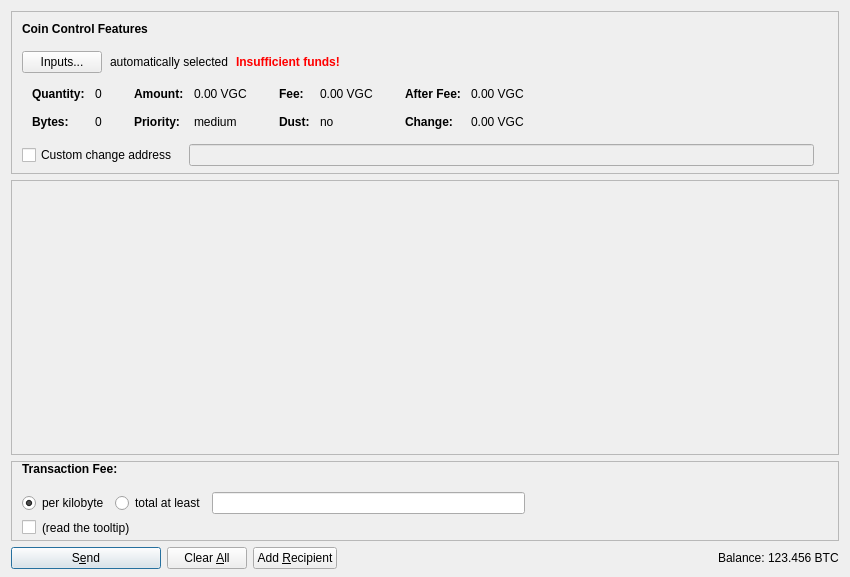
<?xml version="1.0" encoding="UTF-8"?>
<ui version="4.0">
 <class>SendCoinsDialog</class>
 <widget class="QDialog" name="SendCoinsDialog">
  <property name="geometry">
   <rect>
    <x>0</x>
    <y>0</y>
    <width>850</width>
    <height>577</height>
   </rect>
  </property>
  <property name="windowTitle">
   <string>Send Coins</string>
  </property>
  <layout class="QVBoxLayout" name="verticalLayout" stretch="0,1,0,0">
   <property name="bottomMargin">
    <number>8</number>
   </property>
   <item>
    <widget class="QFrame" name="frameCoinControl">
     <property name="sizePolicy">
      <sizepolicy hsizetype="Expanding" vsizetype="Expanding">
       <horstretch>0</horstretch>
       <verstretch>0</verstretch>
      </sizepolicy>
     </property>
     <property name="maximumSize">
      <size>
       <width>16777215</width>
       <height>16777215</height>
      </size>
     </property>
     <property name="frameShape">
      <enum>QFrame::StyledPanel</enum>
     </property>
     <property name="frameShadow">
      <enum>QFrame::Sunken</enum>
     </property>
     <layout class="QVBoxLayout" name="verticalLayoutCoinControl2">
      <property name="spacing">
       <number>0</number>
      </property>
      <property name="leftMargin">
       <number>0</number>
      </property>
      <property name="topMargin">
       <number>0</number>
      </property>
      <property name="rightMargin">
       <number>0</number>
      </property>
      <property name="bottomMargin">
       <number>6</number>
      </property>
      <item>
       <layout class="QVBoxLayout" name="verticalLayoutCoinControl" stretch="0,0,0,0,1">
        <property name="spacing">
         <number>0</number>
        </property>
        <property name="leftMargin">
         <number>10</number>
        </property>
        <property name="topMargin">
         <number>10</number>
        </property>
        <item>
         <layout class="QHBoxLayout" name="horizontalLayoutCoinControl1">
          <property name="bottomMargin">
           <number>15</number>
          </property>
          <item>
           <widget class="QLabel" name="labelCoinControlFeatures">
            <property name="sizePolicy">
             <sizepolicy hsizetype="Preferred" vsizetype="Maximum">
              <horstretch>0</horstretch>
              <verstretch>0</verstretch>
             </sizepolicy>
            </property>
            <property name="font">
             <font>
              <weight>75</weight>
              <bold>true</bold>
             </font>
            </property>
            <property name="styleSheet">
             <string notr="true">font-weight:bold;</string>
            </property>
            <property name="text">
             <string>Coin Control Features</string>
            </property>
           </widget>
          </item>
         </layout>
        </item>
        <item>
         <layout class="QHBoxLayout" name="horizontalLayoutCoinControl2" stretch="0,0,0,0">
          <property name="spacing">
           <number>8</number>
          </property>
          <property name="bottomMargin">
           <number>10</number>
          </property>
          <item>
           <widget class="QPushButton" name="pushButtonCoinControl">
            <property name="styleSheet">
             <string notr="true"/>
            </property>
            <property name="text">
             <string>Inputs...</string>
            </property>
            <property name="autoDefault">
             <bool>false</bool>
            </property>
           </widget>
          </item>
          <item>
           <widget class="QLabel" name="labelCoinControlAutomaticallySelected">
            <property name="text">
             <string>automatically selected</string>
            </property>
            <property name="margin">
             <number>5</number>
            </property>
           </widget>
          </item>
          <item>
           <widget class="QLabel" name="labelCoinControlInsuffFunds">
            <property name="font">
             <font>
              <weight>75</weight>
              <bold>true</bold>
             </font>
            </property>
            <property name="styleSheet">
             <string notr="true">color:red;font-weight:bold;</string>
            </property>
            <property name="text">
             <string>Insufficient funds!</string>
            </property>
            <property name="margin">
             <number>5</number>
            </property>
           </widget>
          </item>
          <item>
           <spacer name="horizontalSpacerCoinControl">
            <property name="orientation">
             <enum>Qt::Horizontal</enum>
            </property>
            <property name="sizeHint" stdset="0">
             <size>
              <width>40</width>
              <height>1</height>
             </size>
            </property>
           </spacer>
          </item>
         </layout>
        </item>
        <item>
         <widget class="QWidget" name="widgetCoinControl" native="true">
          <property name="sizePolicy">
           <sizepolicy hsizetype="Preferred" vsizetype="Preferred">
            <horstretch>0</horstretch>
            <verstretch>0</verstretch>
           </sizepolicy>
          </property>
          <property name="minimumSize">
           <size>
            <width>0</width>
            <height>0</height>
           </size>
          </property>
          <property name="styleSheet">
           <string notr="true"/>
          </property>
          <layout class="QHBoxLayout" name="horizontalLayoutCoinControl5">
           <property name="leftMargin">
            <number>0</number>
           </property>
           <property name="topMargin">
            <number>0</number>
           </property>
           <property name="rightMargin">
            <number>0</number>
           </property>
           <property name="bottomMargin">
            <number>0</number>
           </property>
           <item>
            <layout class="QHBoxLayout" name="horizontalLayoutCoinControl3" stretch="0,0,0,1">
             <property name="spacing">
              <number>20</number>
             </property>
             <property name="topMargin">
              <number>0</number>
             </property>
             <property name="bottomMargin">
              <number>10</number>
             </property>
             <item>
              <layout class="QFormLayout" name="formLayoutCoinControl1">
               <property name="horizontalSpacing">
                <number>10</number>
               </property>
               <property name="verticalSpacing">
                <number>14</number>
               </property>
               <property name="leftMargin">
                <number>10</number>
               </property>
               <property name="topMargin">
                <number>4</number>
               </property>
               <property name="rightMargin">
                <number>6</number>
               </property>
               <item row="0" column="0">
                <widget class="QLabel" name="labelCoinControlQuantityText">
                 <property name="font">
                  <font>
                   <weight>75</weight>
                   <bold>true</bold>
                  </font>
                 </property>
                 <property name="text">
                  <string>Quantity:</string>
                 </property>
                 <property name="margin">
                  <number>0</number>
                 </property>
                </widget>
               </item>
               <item row="0" column="1">
                <widget class="QLabel" name="labelCoinControlQuantity">
                 <property name="cursor">
                  <cursorShape>IBeamCursor</cursorShape>
                 </property>
                 <property name="contextMenuPolicy">
                  <enum>Qt::ActionsContextMenu</enum>
                 </property>
                 <property name="text">
                  <string notr="true">0</string>
                 </property>
                 <property name="margin">
                  <number>0</number>
                 </property>
                 <property name="textInteractionFlags">
                  <set>Qt::LinksAccessibleByMouse|Qt::TextSelectableByKeyboard|Qt::TextSelectableByMouse</set>
                 </property>
                </widget>
               </item>
               <item row="1" column="0">
                <widget class="QLabel" name="labelCoinControlBytesText">
                 <property name="font">
                  <font>
                   <weight>75</weight>
                   <bold>true</bold>
                  </font>
                 </property>
                 <property name="text">
                  <string>Bytes:</string>
                 </property>
                </widget>
               </item>
               <item row="1" column="1">
                <widget class="QLabel" name="labelCoinControlBytes">
                 <property name="cursor">
                  <cursorShape>IBeamCursor</cursorShape>
                 </property>
                 <property name="contextMenuPolicy">
                  <enum>Qt::ActionsContextMenu</enum>
                 </property>
                 <property name="text">
                  <string notr="true">0</string>
                 </property>
                 <property name="textInteractionFlags">
                  <set>Qt::LinksAccessibleByMouse|Qt::TextSelectableByKeyboard|Qt::TextSelectableByMouse</set>
                 </property>
                </widget>
               </item>
              </layout>
             </item>
             <item>
              <layout class="QFormLayout" name="formLayoutCoinControl2">
               <property name="horizontalSpacing">
                <number>10</number>
               </property>
               <property name="verticalSpacing">
                <number>14</number>
               </property>
               <property name="leftMargin">
                <number>6</number>
               </property>
               <property name="topMargin">
                <number>4</number>
               </property>
               <property name="rightMargin">
                <number>6</number>
               </property>
               <item row="0" column="0">
                <widget class="QLabel" name="labelCoinControlAmountText">
                 <property name="font">
                  <font>
                   <weight>75</weight>
                   <bold>true</bold>
                  </font>
                 </property>
                 <property name="text">
                  <string>Amount:</string>
                 </property>
                 <property name="margin">
                  <number>0</number>
                 </property>
                </widget>
               </item>
               <item row="0" column="1">
                <widget class="QLabel" name="labelCoinControlAmount">
                 <property name="cursor">
                  <cursorShape>IBeamCursor</cursorShape>
                 </property>
                 <property name="contextMenuPolicy">
                  <enum>Qt::ActionsContextMenu</enum>
                 </property>
                 <property name="text">
                  <string notr="true">0.00 VGC</string>
                 </property>
                 <property name="textInteractionFlags">
                  <set>Qt::LinksAccessibleByMouse|Qt::TextSelectableByKeyboard|Qt::TextSelectableByMouse</set>
                 </property>
                </widget>
               </item>
               <item row="1" column="0">
                <widget class="QLabel" name="labelCoinControlPriorityText">
                 <property name="font">
                  <font>
                   <weight>75</weight>
                   <bold>true</bold>
                  </font>
                 </property>
                 <property name="text">
                  <string>Priority:</string>
                 </property>
                </widget>
               </item>
               <item row="1" column="1">
                <widget class="QLabel" name="labelCoinControlPriority">
                 <property name="cursor">
                  <cursorShape>IBeamCursor</cursorShape>
                 </property>
                 <property name="contextMenuPolicy">
                  <enum>Qt::ActionsContextMenu</enum>
                 </property>
                 <property name="text">
                  <string notr="true">medium</string>
                 </property>
                 <property name="textInteractionFlags">
                  <set>Qt::LinksAccessibleByMouse|Qt::TextSelectableByKeyboard|Qt::TextSelectableByMouse</set>
                 </property>
                </widget>
               </item>
              </layout>
             </item>
             <item>
              <layout class="QFormLayout" name="formLayoutCoinControl3">
               <property name="horizontalSpacing">
                <number>10</number>
               </property>
               <property name="verticalSpacing">
                <number>14</number>
               </property>
               <property name="leftMargin">
                <number>6</number>
               </property>
               <property name="topMargin">
                <number>4</number>
               </property>
               <property name="rightMargin">
                <number>6</number>
               </property>
               <item row="0" column="0">
                <widget class="QLabel" name="labelCoinControlFeeText">
                 <property name="font">
                  <font>
                   <weight>75</weight>
                   <bold>true</bold>
                  </font>
                 </property>
                 <property name="text">
                  <string>Fee:</string>
                 </property>
                 <property name="margin">
                  <number>0</number>
                 </property>
                </widget>
               </item>
               <item row="0" column="1">
                <widget class="QLabel" name="labelCoinControlFee">
                 <property name="cursor">
                  <cursorShape>IBeamCursor</cursorShape>
                 </property>
                 <property name="contextMenuPolicy">
                  <enum>Qt::ActionsContextMenu</enum>
                 </property>
                 <property name="text">
                  <string notr="true">0.00 VGC</string>
                 </property>
                 <property name="textInteractionFlags">
                  <set>Qt::LinksAccessibleByMouse|Qt::TextSelectableByKeyboard|Qt::TextSelectableByMouse</set>
                 </property>
                </widget>
               </item>
               <item row="1" column="0">
                <widget class="QLabel" name="labelCoinControlLowOutputText">
                 <property name="font">
                  <font>
                   <weight>75</weight>
                   <bold>true</bold>
                  </font>
                 </property>
                 <property name="text">
                  <string>Dust:</string>
                 </property>
                </widget>
               </item>
               <item row="1" column="1">
                <widget class="QLabel" name="labelCoinControlLowOutput">
                 <property name="cursor">
                  <cursorShape>IBeamCursor</cursorShape>
                 </property>
                 <property name="contextMenuPolicy">
                  <enum>Qt::ActionsContextMenu</enum>
                 </property>
                 <property name="text">
                  <string notr="true">no</string>
                 </property>
                 <property name="textInteractionFlags">
                  <set>Qt::LinksAccessibleByMouse|Qt::TextSelectableByKeyboard|Qt::TextSelectableByMouse</set>
                 </property>
                </widget>
               </item>
              </layout>
             </item>
             <item>
              <layout class="QFormLayout" name="formLayoutCoinControl4">
               <property name="horizontalSpacing">
                <number>10</number>
               </property>
               <property name="verticalSpacing">
                <number>14</number>
               </property>
               <property name="leftMargin">
                <number>6</number>
               </property>
               <property name="topMargin">
                <number>4</number>
               </property>
               <property name="rightMargin">
                <number>6</number>
               </property>
               <item row="0" column="0">
                <widget class="QLabel" name="labelCoinControlAfterFeeText">
                 <property name="font">
                  <font>
                   <weight>75</weight>
                   <bold>true</bold>
                  </font>
                 </property>
                 <property name="text">
                  <string>After Fee:</string>
                 </property>
                 <property name="margin">
                  <number>0</number>
                 </property>
                </widget>
               </item>
               <item row="0" column="1">
                <widget class="QLabel" name="labelCoinControlAfterFee">
                 <property name="cursor">
                  <cursorShape>IBeamCursor</cursorShape>
                 </property>
                 <property name="contextMenuPolicy">
                  <enum>Qt::ActionsContextMenu</enum>
                 </property>
                 <property name="text">
                  <string notr="true">0.00 VGC</string>
                 </property>
                 <property name="textInteractionFlags">
                  <set>Qt::LinksAccessibleByMouse|Qt::TextSelectableByKeyboard|Qt::TextSelectableByMouse</set>
                 </property>
                </widget>
               </item>
               <item row="1" column="0">
                <widget class="QLabel" name="labelCoinControlChangeText">
                 <property name="font">
                  <font>
                   <weight>75</weight>
                   <bold>true</bold>
                  </font>
                 </property>
                 <property name="text">
                  <string>Change:</string>
                 </property>
                </widget>
               </item>
               <item row="1" column="1">
                <widget class="QLabel" name="labelCoinControlChange">
                 <property name="cursor">
                  <cursorShape>IBeamCursor</cursorShape>
                 </property>
                 <property name="contextMenuPolicy">
                  <enum>Qt::ActionsContextMenu</enum>
                 </property>
                 <property name="text">
                  <string notr="true">0.00 VGC</string>
                 </property>
                 <property name="textInteractionFlags">
                  <set>Qt::LinksAccessibleByMouse|Qt::TextSelectableByKeyboard|Qt::TextSelectableByMouse</set>
                 </property>
                </widget>
               </item>
              </layout>
             </item>
            </layout>
           </item>
          </layout>
         </widget>
        </item>
        <item>
         <layout class="QHBoxLayout" name="horizontalLayoutCoinControl4" stretch="0,0,0">
          <property name="spacing">
           <number>12</number>
          </property>
          <property name="sizeConstraint">
           <enum>QLayout::SetDefaultConstraint</enum>
          </property>
          <property name="topMargin">
           <number>5</number>
          </property>
          <property name="rightMargin">
           <number>5</number>
          </property>
          <item>
           <widget class="QCheckBox" name="checkBoxCoinControlChange">
            <property name="toolTip">
             <string>If this is activated, but the change address is empty or invalid, change will be sent to a newly generated address.</string>
            </property>
            <property name="text">
             <string>Custom change address</string>
            </property>
           </widget>
          </item>
          <item>
           <widget class="QValidatedLineEdit" name="lineEditCoinControlChange">
            <property name="enabled">
             <bool>false</bool>
            </property>
            <property name="sizePolicy">
             <sizepolicy hsizetype="Expanding" vsizetype="Fixed">
              <horstretch>0</horstretch>
              <verstretch>0</verstretch>
             </sizepolicy>
            </property>
           </widget>
          </item>
          <item>
           <widget class="QLabel" name="labelCoinControlChangeLabel">
            <property name="sizePolicy">
             <sizepolicy hsizetype="Preferred" vsizetype="Expanding">
              <horstretch>0</horstretch>
              <verstretch>0</verstretch>
             </sizepolicy>
            </property>
            <property name="minimumSize">
             <size>
              <width>0</width>
              <height>0</height>
             </size>
            </property>
            <property name="text">
             <string/>
            </property>
            <property name="margin">
             <number>3</number>
            </property>
           </widget>
          </item>
         </layout>
        </item>
        <item>
         <spacer name="verticalSpacerCoinControl">
          <property name="orientation">
           <enum>Qt::Vertical</enum>
          </property>
          <property name="sizeHint" stdset="0">
           <size>
            <width>800</width>
            <height>1</height>
           </size>
          </property>
         </spacer>
        </item>
       </layout>
      </item>
     </layout>
    </widget>
   </item>
   <item>
    <widget class="QScrollArea" name="scrollArea">
     <property name="widgetResizable">
      <bool>true</bool>
     </property>
     <widget class="QWidget" name="scrollAreaWidgetContents">
      <property name="geometry">
       <rect>
        <x>0</x>
        <y>0</y>
        <width>824</width>
        <height>198</height>
       </rect>
      </property>
      <layout class="QVBoxLayout" name="verticalLayout_2" stretch="0,1">
       <property name="leftMargin">
        <number>0</number>
       </property>
       <property name="topMargin">
        <number>0</number>
       </property>
       <property name="rightMargin">
        <number>0</number>
       </property>
       <property name="bottomMargin">
        <number>0</number>
       </property>
       <item>
        <layout class="QVBoxLayout" name="entries">
         <property name="spacing">
          <number>6</number>
         </property>
        </layout>
       </item>
       <item>
        <spacer name="verticalSpacer">
         <property name="orientation">
          <enum>Qt::Vertical</enum>
         </property>
         <property name="sizeHint" stdset="0">
          <size>
           <width>20</width>
           <height>40</height>
          </size>
         </property>
        </spacer>
       </item>
      </layout>
     </widget>
    </widget>
   </item>
   <item>
    <widget class="QFrame" name="frameFee">
     <property name="enabled">
      <bool>true</bool>
     </property>
     <property name="sizePolicy">
      <sizepolicy hsizetype="Expanding" vsizetype="Expanding">
       <horstretch>0</horstretch>
       <verstretch>0</verstretch>
      </sizepolicy>
     </property>
     <property name="maximumSize">
      <size>
       <width>16777215</width>
       <height>16777215</height>
      </size>
     </property>
     <property name="frameShape">
      <enum>QFrame::StyledPanel</enum>
     </property>
     <property name="frameShadow">
      <enum>QFrame::Sunken</enum>
     </property>
     <layout class="QVBoxLayout" name="verticalLayoutFee1">
      <property name="spacing">
       <number>0</number>
      </property>
      <property name="leftMargin">
       <number>0</number>
      </property>
      <property name="topMargin">
       <number>0</number>
      </property>
      <property name="rightMargin">
       <number>0</number>
      </property>
      <property name="bottomMargin">
       <number>0</number>
      </property>
      <item>
       <layout class="QVBoxLayout" name="verticalLayoutFee2" stretch="0,0,0">
        <property name="spacing">
         <number>0</number>
        </property>
        <property name="sizeConstraint">
         <enum>QLayout::SetMinimumSize</enum>
        </property>
        <property name="leftMargin">
         <number>10</number>
        </property>
        <property name="topMargin">
         <number>0</number>
        </property>
        <item>
         <layout class="QHBoxLayout" name="horizontalLayoutFee1">
          <property name="bottomMargin">
           <number>0</number>
          </property>
          <item>
           <layout class="QVBoxLayout" name="verticalLayoutFee7">
            <property name="spacing">
             <number>0</number>
            </property>
            <item>
             <layout class="QHBoxLayout" name="horizontalLayoutSmartFee">
              <property name="spacing">
               <number>10</number>
              </property>
              <item>
               <widget class="QLabel" name="labelFeeHeadline">
                <property name="sizePolicy">
                 <sizepolicy hsizetype="Preferred" vsizetype="Maximum">
                  <horstretch>0</horstretch>
                  <verstretch>0</verstretch>
                 </sizepolicy>
                </property>
                <property name="font">
                 <font>
                  <weight>75</weight>
                  <bold>true</bold>
                 </font>
                </property>
                <property name="styleSheet">
                 <string notr="true">font-weight:bold;</string>
                </property>
                <property name="text">
                 <string>Transaction Fee:</string>
                </property>
               </widget>
              </item>
             </layout>
            </item>
            <item>
             <spacer name="verticalSpacer_5">
              <property name="orientation">
               <enum>Qt::Vertical</enum>
              </property>
              <property name="sizeHint" stdset="0">
               <size>
                <width>1</width>
                <height>1</height>
               </size>
              </property>
             </spacer>
            </item>
           </layout>
          </item>
          <item>
           <spacer name="horizontalSpacer_4">
            <property name="orientation">
             <enum>Qt::Horizontal</enum>
            </property>
            <property name="sizeHint" stdset="0">
             <size>
              <width>40</width>
              <height>20</height>
             </size>
            </property>
           </spacer>
          </item>
         </layout>
        </item>
        <item>
         <widget class="QFrame" name="frameFeeSelection">
          <layout class="QVBoxLayout" name="verticalLayoutFee12">
           <property name="spacing">
            <number>0</number>
           </property>
           <property name="leftMargin">
            <number>0</number>
           </property>
           <property name="topMargin">
            <number>0</number>
           </property>
           <property name="rightMargin">
            <number>0</number>
           </property>
           <property name="bottomMargin">
            <number>0</number>
           </property>
           <item>
            <layout class="QGridLayout" name="gridLayoutFee">
             <property name="sizeConstraint">
              <enum>QLayout::SetNoConstraint</enum>
             </property>
             <property name="topMargin">
              <number>10</number>
             </property>
             <property name="bottomMargin">
              <number>4</number>
             </property>
             <property name="horizontalSpacing">
              <number>10</number>
             </property>
             <property name="verticalSpacing">
              <number>4</number>
             </property>
             <item row="0" column="0">
              <layout class="QVBoxLayout" name="verticalLayoutFee8">
               <property name="spacing">
                <number>6</number>
               </property>
               <item>
                <layout class="QHBoxLayout" name="horizontalLayoutFee13">
                 <item>
                  <widget class="QRadioButton" name="radioCustomPerKilobyte">
                   <property name="toolTip">
                    <string>If the custom fee is set to 1000 satoshis and the transaction is only 250 bytes, then &quot;per kilobyte&quot; only pays 250 satoshis in fee, while &quot;total at least&quot; pays 1000 satoshis. For transactions bigger than a kilobyte both pay by kilobyte.</string>
                   </property>
                   <property name="text">
                    <string>per kilobyte</string>
                   </property>
                   <property name="checked">
                    <bool>true</bool>
                   </property>
                  </widget>
                 </item>
                 <item>
                  <widget class="QRadioButton" name="radioCustomAtLeast">
                   <property name="toolTip">
                    <string>If the custom fee is set to 1000 satoshis and the transaction is only 250 bytes, then &quot;per kilobyte&quot; only pays 250 satoshis in fee, while &quot;total at least&quot; pays 1000 satoshis. For transactions bigger than a kilobyte both pay by kilobyte.</string>
                   </property>
                   <property name="text">
                    <string>total at least</string>
                   </property>
                  </widget>
                 </item>
                 <item>
                  <widget class="BitcoinAmountField" name="customFee"/>
                 </item>
                 <item>
                  <spacer name="horizontalSpacer_6">
                   <property name="orientation">
                    <enum>Qt::Horizontal</enum>
                   </property>
                   <property name="sizeHint" stdset="0">
                    <size>
                     <width>1</width>
                     <height>1</height>
                    </size>
                   </property>
                  </spacer>
                 </item>
                </layout>
               </item>
               <item>
                <layout class="QHBoxLayout" name="horizontalLayoutFee8">
                 <item>
                  <widget class="QCheckBox" name="checkBoxMinimumFee">
                   <property name="enabled">
                    <bool>true</bool>
                   </property>
                   <property name="toolTip">
                    <string>Paying only the minimum fee is just fine as long as there is less transaction volume than space in the blocks. But be aware that this can end up in a never confirming transaction once there is more demand for Index transactions than the network can process.</string>
                   </property>
                   <property name="text">
                    <string/>
                   </property>
                  </widget>
                 </item>
                 <item>
                  <widget class="QLabel" name="labelMinFeeWarning">
                   <property name="enabled">
                    <bool>true</bool>
                   </property>
                   <property name="toolTip">
                    <string>Paying only the minimum fee is just fine as long as there is less transaction volume than space in the blocks. But be aware that this can end up in a never confirming transaction once there is more demand for Index transactions than the network can process.</string>
                   </property>
                   <property name="text">
                    <string>(read the tooltip)</string>
                   </property>
                   <property name="margin">
                    <number>5</number>
                   </property>
                  </widget>
                 </item>
                 <item>
                  <spacer name="horizontalSpacer_2">
                   <property name="orientation">
                    <enum>Qt::Horizontal</enum>
                   </property>
                   <property name="sizeHint" stdset="0">
                    <size>
                     <width>1</width>
                     <height>1</height>
                    </size>
                   </property>
                  </spacer>
                 </item>
                </layout>
               </item>
              </layout>
             </item>
            </layout>
           </item>
          </layout>
         </widget>
        </item>
        <item>
         <spacer name="verticalSpacerFee">
          <property name="orientation">
           <enum>Qt::Vertical</enum>
          </property>
          <property name="sizeHint" stdset="0">
           <size>
            <width>800</width>
            <height>1</height>
           </size>
          </property>
         </spacer>
        </item>
       </layout>
      </item>
     </layout>
    </widget>
   </item>
   <item>
    <layout class="QHBoxLayout" name="horizontalLayout">
     <item>
      <widget class="QPushButton" name="sendButton">
       <property name="minimumSize">
        <size>
         <width>150</width>
         <height>0</height>
        </size>
       </property>
       <property name="toolTip">
        <string>Confirm the send action</string>
       </property>
       <property name="text">
        <string>S&amp;end</string>
       </property>
       <property name="icon">
        <iconset resource="../bitcoin.qrc">
         <normaloff>:/icons/send</normaloff>:/icons/send</iconset>
       </property>
       <property name="autoDefault">
        <bool>false</bool>
       </property>
       <property name="default">
        <bool>true</bool>
       </property>
      </widget>
     </item>
     <item>
      <widget class="QPushButton" name="clearButton">
       <property name="sizePolicy">
        <sizepolicy hsizetype="Minimum" vsizetype="Fixed">
         <horstretch>0</horstretch>
         <verstretch>0</verstretch>
        </sizepolicy>
       </property>
       <property name="toolTip">
        <string>Clear all fields of the form.</string>
       </property>
       <property name="text">
        <string>Clear &amp;All</string>
       </property>
       <property name="icon">
        <iconset resource="../bitcoin.qrc">
         <normaloff>:/icons/remove</normaloff>:/icons/remove</iconset>
       </property>
       <property name="autoDefault">
        <bool>false</bool>
       </property>
      </widget>
     </item>
     <item>
      <widget class="QPushButton" name="addButton">
       <property name="toolTip">
        <string>Send to multiple recipients at once</string>
       </property>
       <property name="text">
        <string>Add &amp;Recipient</string>
       </property>
       <property name="icon">
        <iconset resource="../bitcoin.qrc">
         <normaloff>:/icons/add</normaloff>:/icons/add</iconset>
       </property>
       <property name="autoDefault">
        <bool>false</bool>
       </property>
      </widget>
     </item>
     <item>
      <spacer name="horizontalSpacer">
       <property name="orientation">
        <enum>Qt::Horizontal</enum>
       </property>
       <property name="sizeHint" stdset="0">
        <size>
         <width>40</width>
         <height>20</height>
        </size>
       </property>
      </spacer>
     </item>
     <item>
      <layout class="QHBoxLayout" name="horizontalLayout_2">
       <property name="spacing">
        <number>3</number>
       </property>
       <item>
        <widget class="QLabel" name="label">
         <property name="sizePolicy">
          <sizepolicy hsizetype="Preferred" vsizetype="Fixed">
           <horstretch>0</horstretch>
           <verstretch>0</verstretch>
          </sizepolicy>
         </property>
         <property name="text">
          <string>Balance:</string>
         </property>
        </widget>
       </item>
       <item>
        <widget class="QLabel" name="labelBalance">
         <property name="sizePolicy">
          <sizepolicy hsizetype="Preferred" vsizetype="Fixed">
           <horstretch>0</horstretch>
           <verstretch>0</verstretch>
          </sizepolicy>
         </property>
         <property name="cursor">
          <cursorShape>IBeamCursor</cursorShape>
         </property>
         <property name="text">
          <string notr="true">123.456 BTC</string>
         </property>
         <property name="textInteractionFlags">
          <set>Qt::LinksAccessibleByMouse|Qt::TextSelectableByKeyboard|Qt::TextSelectableByMouse</set>
         </property>
        </widget>
       </item>
      </layout>
     </item>
    </layout>
   </item>
  </layout>
 </widget>
 <customwidgets>
  <customwidget>
   <class>QValidatedLineEdit</class>
   <extends>QLineEdit</extends>
   <header>qvalidatedlineedit.h</header>
  </customwidget>
  <customwidget>
   <class>BitcoinAmountField</class>
   <extends>QLineEdit</extends>
   <header>bitcoinamountfield.h</header>
   <container>1</container>
  </customwidget>
 </customwidgets>
 <resources>
  <include location="../bitcoin.qrc"/>
 </resources>
 <connections/>
</ui>
